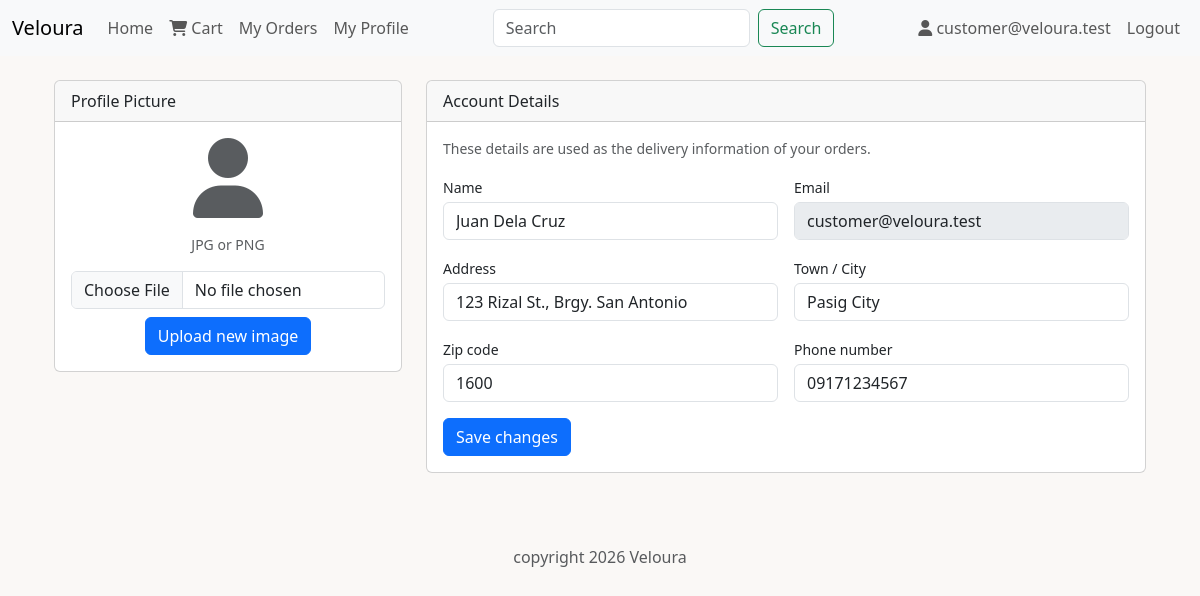
The app's page /user/profile.php (signed in) with its own data.
### tables this page shows
CREATE TABLE customer (
    customer_id INT PRIMARY KEY NOT NULL AUTO_INCREMENT,
    user_id INT NOT NULL UNIQUE,
    addressline VARCHAR(255) NOT NULL,
    town VARCHAR(100) NOT NULL,
    zipcode VARCHAR(10) NOT NULL,
    phone VARCHAR(20) NOT NULL,
    FOREIGN KEY (user_id) REFERENCES users (user_id) ON DELETE CASCADE
);

CREATE TABLE users (
    user_id INT PRIMARY KEY NOT NULL AUTO_INCREMENT,
    name VARCHAR(100) NOT NULL,
    email VARCHAR(100) NOT NULL UNIQUE,
    password VARCHAR(255) NOT NULL,
    img_path VARCHAR(255) NULL,
    role ENUM('customer', 'admin') NOT NULL DEFAULT 'customer',
    status ENUM('active', 'inactive') NOT NULL DEFAULT 'active',
    created_at DATETIME NOT NULL
);

### user/profile.php (the view, shortened to what this page needs)
<?php
include("../includes/config.php");
$user_id = $_SESSION['user_id'];
$sql = "SELECT u.name, u.email, u.img_path, c.addressline, c.town, c.zipcode, c.phone FROM users u LEFT JOIN customer c USING (user_id) WHERE u.user_id = ? LIMIT 1";
$profile = mysqli_fetch_assoc(mysqli_execute_query($conn, $sql, [$user_id]));
include("../includes/header.php");
?>
<div class="container-xl px-4 mt-4">
    <div class="row">
        <div class="col-xl-4">
            <div class="card mb-4 mb-xl-0">
                <div class="card-header">Profile Picture</div>
                <div class="card-body text-center">
                    <?php
                    if (!empty($profile['img_path'])) {
                        echo "<img class='profile-photo mb-2' src='{$profile['img_path']}'>";
                    } else {
                        echo "<p><i class='fa-solid fa-user fa-5x text-muted'></i></p>";
                    }
                    ?>
                    <div class="small font-italic text-muted mb-3">JPG or PNG</div>
                    <form action="profile.php" method="POST" enctype="multipart/form-data">
                        <input class="form-control mb-2" type="file" name="photo">
                        <button class="btn btn-primary" type="submit" name="upload_photo">Upload new image</button>
                    </form>
                </div>
            </div>
        </div>
        <div class="col-xl-8">
            <div class="card mb-4">
                <div class="card-header">Account Details</div>
                <div class="card-body">
                    <p class="small text-muted">These details are used as the delivery information of your orders.</p>
                    <form action="profile.php" method="POST" novalidate>
                        <div class="row gx-3 mb-3">
                            <div class="col-md-6">
                                <label class="small mb-1" for="name">Name</label>
                                <input class="form-control" id="name" type="text" name="name" value="<?php echo $profile['name']; ?>">
                            </div>
                            <div class="col-md-6">
                                <label class="small mb-1" for="email">Email</label>
                                <input class="form-control" id="email" type="text" value="<?php echo $profile['email']; ?>" disabled>
                            </div>
                        </div>
                        <div class="row gx-3 mb-3">
                            <div class="col-md-6">
                                <label class="small mb-1" for="address">Address</label>
                                <input class="form-control" id="address" type="text" placeholder="House no., street, barangay"
                                    name="address" value="<?php echo $profile['addressline']; ?>">
                            </div>
                            <div class="col-md-6">
                                <label class="small mb-1" for="town">Town / City</label>
                                <input class="form-control" id="town" type="text" name="town" value="<?php echo $profile['town']; ?>">
                            </div>
                        </div>
                        <div class="row gx-3 mb-3">
                            <div class="col-md-6">
                                <label class="small mb-1" for="zip">Zip code</label>
                                <input class="form-control" id="zip" type="text" placeholder="e.g. 1600" name="zipcode" value="<?php echo $profile['zipcode']; ?>">
                            </div>
                            <div class="col-md-6">
                                <label class="small mb-1" for="phone">Phone number</label>
                                <input class="form-control" id="phone" type="text" placeholder="e.g. 09171234567" name="phone" value="<?php echo $profile['phone']; ?>">
                            </div>
                        </div>
                        <button class="btn btn-primary" type="submit" name="submit">Save changes</button>
                    </form>
                </div>
            </div>
        </div>
    </div>
</div>
<?php
include("../includes/footer.php");
?>

### includes/style/style.css (style rules this page uses)
body { background-color: #faf8f6; }

### records on screen
customer: name "Juan Dela Cruz", user.email "customer@veloura.test", address "123 Rizal St., Brgy. San Antonio", town "Pasig City", zipcode "1600", phone "09171234567"

### other values on screen
$_SESSION['email'] "customer@veloura.test"
